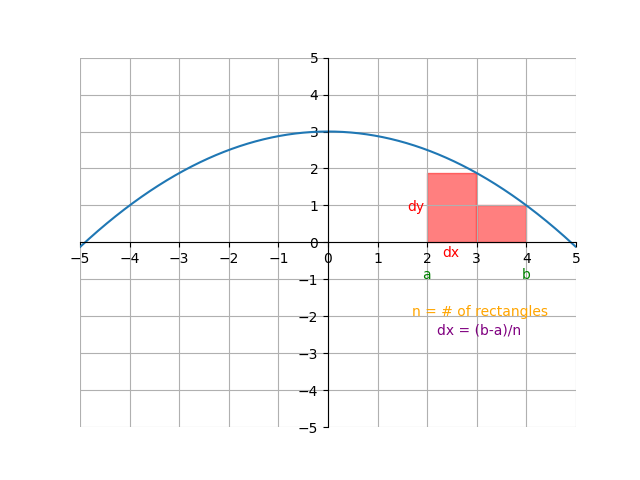

This chart was generated by the following Python code:
import matplotlib.pyplot as plt
import numpy as np

x = np.arange(-5, 5, .01)
y = -0.125 * x * x + 3
x1 = np.arange(2, 3, .01)
x2 = np.arange(3, 4, .01)
y1 = np.linspace(0, 0, 100)
y2 = np.linspace(-9/8 + 3, -9/8 + 3, 100)
y4 = np.linspace(1, 1, 100)

ax = plt.gca()
ax.spines['top'].set_color('none')
ax.spines['left'].set_position('zero')
ax.spines['right'].set_color('none')
ax.spines['bottom'].set_position('zero')

plt.xlim(-5, 5)
plt.ylim(-5, 5)
plt.xticks(np.arange(min(x), max(x)+1, 1.0))
plt.yticks(np.arange(-5, 5+1, 1.0))
plt.plot(x, y)

ax.fill_between(x1, y1, y2, color="red", alpha=0.5)
ax.fill_between(x2, y1, y4, color="red", alpha=0.5)

plt.text(2.3, -.4, "dx", color="red")
plt.text(1.6, .85, "dy", color="red")

plt.text(1.9, -1, "a", color="green")
plt.text(3.9, -1, "b", color="green")
plt.text(1.7, -2, "n = # of rectangles", color="orange")
plt.text(2.2, -2.5, "dx = (b-a)/n", color="purple")

plt.grid(True)
plt.show()
